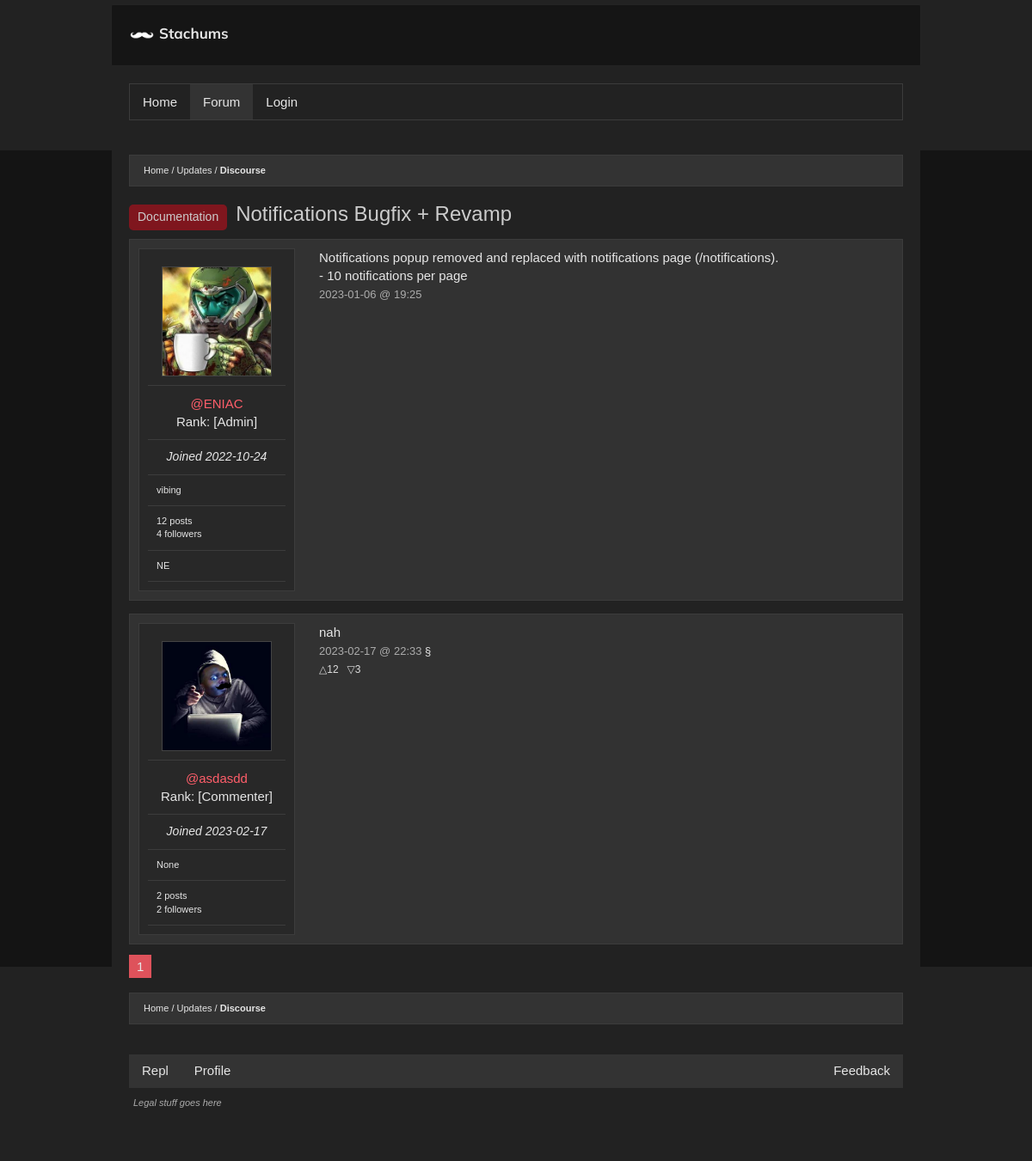
Page /thread/ae7a917602ed4bfe9fc725ea95fa6458 on the committed database.
### main.py (models this page shows, shortened)
class Subtopic(db.Model):
  id = db.Column(db.Integer, primary_key=True)
  name = db.Column(db.String(200), nullable=False)
  m_url = db.Column(db.String(60), unique=True, nullable=False)
  posts = db.relationship('Post', backref='subtopic', lazy=True)
  m_topic = db.Column(db.Integer, db.ForeignKey('topic.id'), nullable=False)
  adminTopic = db.Column(db.Boolean(), nullable=False, default=False)

class Tags(db.Model):
  id = db.Column(db.Integer, primary_key=True)
  name = db.Column(db.String(200), nullable=False)
  posts = db.relationship('Post', backref='tags', lazy=True)
  admin_only = db.Column(db.Boolean(), nullable=False, default=False)

class Post(db.Model):
  id = db.Column(db.Integer, primary_key=True)
  title = db.Column(db.String(200), nullable=False)
  content = db.Column(db.String(3000), nullable=False)
  author_id = db.Column(db.Integer, db.ForeignKey('user.id'), nullable=False)
  author = db.relationship(lambda: User,
                           uselist=False,
                           overlaps='post,user',
                           viewonly=True)
  created_on = db.Column(db.DateTime,
                         nullable=False,
                         default=datetime.utcnow,
                         index=True)
  replies = db.relationship('Comment', backref='post', lazy=True)
  msubtopic = db.Column(db.Integer,
                        db.ForeignKey('subtopic.id'),
                        nullable=False)
  sub = db.relationship(lambda: Subtopic,
                        uselist=False,
                        overlaps='post,subtopic',
                        viewonly=True)
  uuid = db.Column(db.String(40), default=tools.CreateUUID())
  mtag = db.Column(db.Integer, db.ForeignKey('tags.id'), nullable=True)
  tag = db.relationship(lambda: Tags,
                        uselist=False,
                        overlaps='post,tags',
                        viewonly=True)
  anon = db.Column(db.Boolean(), nullable=False, default=False)
  edited_time = db.Column(db.DateTime,
                         nullable=True)
  votes = db.relationship('ContentVote', backref='post', lazy=True)

class User(UserMixin, db.Model):
  id = db.Column(db.Integer, primary_key=True)
  username = db.Column(db.String(80), nullable=False, unique=True)
  description = db.Column(db.String(500), nullable=True)
  email = db.Column(db.String(60), nullable=True, unique=True)
  password = db.Column(db.String(600), nullable=False)
  confirmed = db.Column(db.Boolean(), nullable=False, default=False)
  registered_on = db.Column(db.DateTime,
                            nullable=False,
                            default=datetime.utcnow)
  profile_pic = db.Column(db.String(), default="default.png")
  role = db.Column(db.String(150), default="Commenter")
  admin = db.Column(db.Boolean(), nullable=False, default=False)
  posts = db.relationship('Post', backref='user', lazy=True)
  comments = db.relationship('Comment', backref='user', lazy=True)
  elo = db.Column(db.Integer, default=500)
  following = db.relationship('User',
                              secondary=followers,
                              backref=db.backref('followers', lazy='dynamic'),
                              primaryjoin=(followers.c.follower_id == id),
                              secondaryjoin=(followers.c.followed_id == id),
                              lazy='dynamic')
  notifications = db.relationship('Notification', backref='user', lazy=True)
  liked = db.relationship(
    'ContentVote',
    foreign_keys='ContentVote.user_id',
    backref='user', lazy='dynamic')

class Comment(db.Model):
  id = db.Column(db.Integer, primary_key=True)
  content = db.Column(db.String(3000), nullable=False)
  author_id = db.Column(db.Integer, db.ForeignKey('user.id'), nullable=False)
  author = db.relationship(lambda: User,
                           uselist=False,
                           overlaps='comment,user',
                           viewonly=True)
  reply_to_id = db.Column(db.Integer, db.ForeignKey('post.id'), nullable=False)
  created_on = db.Column(db.DateTime,
                         nullable=False,
                         index=True,
                         default=datetime.utcnow)

### main.py (the view, shortened to what this page needs)
@app.route('/thread/<id>', methods=['GET', 'POST'])
def thread(id):
  post = Post.query.filter_by(uuid=id).first_or_404()
  comment_form = CommentForm()
  modify_form = ModifyPostForm()
  follow_form = FollowForm()
  edit_form = EditPostForm()
  delete_comment_form = DeleteCommentForm()
  vote_form = LikeForm()
  page = request.args.get('page', 1, type=int)
  replies = Comment.query.filter_by(reply_to_id=post.id).paginate(
    page=page, per_page=5, error_out=True)
  return render_template("thread.html",
                         post=post,
                         comment_form=comment_form,
                         replies=replies,
                         modify_form=modify_form,
                         follow_form=follow_form,
                         edit_form=edit_form,
                         dcf=delete_comment_form,
                         vote_form=vote_form)

### templates/thread.html (shortened to what this page needs)
{% extends 'base.html' %}
{% set active_page = 'forum' %}
{% block main %}
  <ul class="bread">
    <li><a href="{{ url_for('mserve') }}">Home</a></li>
    <li><a href="{{ url_for('topic', murl=post.sub.m_url) }}">{{ post.sub.name }}</a></li>
    <li><a href="{{ url_for('thread', id=post.uuid) }}" class="bold">Discourse</a></li>
  </ul>
  <div class="title"><h1><div class="badge">{{ post.tag.name }}</div>{{ post.title }}</h1></div>
  {% if not post.anon %}
  <div class="postData clearfix">
    <div class="userInfo">
    <div class="sep"><img class="profilePicture" src="{{ url_for('static', filename='imgs/user/'+post.author.profile_pic) }}" alt="Profile Picture"></div>
    <div class="sep"><p class="name"><a class="red nostyle" href="{{ url_for('profile', username=post.author.username) }}">@{{ post.author.username }}</a></p><p class="rank">Rank: [{{ post.author.role }}]</p></div>
    <div class="sep date"><time>Joined {{ post.author.registered_on.strftime('%Y-%m-%d') }}</time></div>
    <div class="sep"><p class="description">{{ post.author.description }}</p></div>
    <div class="sep"><p class="description">{{ post.author.posts|length + post.author.comments|length }} posts</p><p class="description">{{ post.author.followers.all()|length }} followers</p></div>
    <div class="sep"><p class="description">{% if post.edited_time %}Edited <time>{{ post.edited_time.strftime('%Y-%m-%d') }}</time>{% else %}NE{% endif %}</p></div>
    </div>
    <div class="message uutoggle"><article>{% filter markdown %}{{ post.content|safe }}{% endfilter %}</article>
    <time class="ptime">{{ post.created_on.strftime('%Y-%m-%d @ %H:%M') }}</time>
    </div>
  </div>
  {% endif %}
  {% for reply in replies %}
  <div id="reply_{{
reply.id }}" class="postData clearfix">
    <div class="userInfo">
      <div class="sep"><img class="profilePicture" src="{{ url_for('static', filename='imgs/user/'+reply.author.profile_pic) }}" loading="lazy" alt="Profile Picture"></div>
    <div class="sep"><p class="name"><a class="red nostyle" href="{{ url_for('profile', username=reply.author.username) }}">@{{ reply.author.username }}</a></p><p class="rank">Rank: [{{ reply.author.role }}]</p></div>
    <div class="sep date">Joined <time>{{ reply.author.registered_on.strftime('%Y-%m-%d') }}</time></div>
    <div class="sep"><p class="description">{{ reply.author.description }}</p></div>
    <div class="sep"><p class="description">{{ reply.author.posts|length + reply.author.comments|length }} posts</p><p class="description">{{ reply.author.followers.all()|length }} followers</p></div>
    </div>
    <div class="message">
      <article>{% filter markdown %}{{ reply.content|safe }}{% endfilter %}</article>
      <time class="ptime">{{ reply.created_on.strftime('%Y-%m-%d @ %H:%M') }} <a class="selector" href="#reply_{{ reply.id }}">§</a></time>
      <div class="vote"><span><a href="#▲">△</a>12</span><span><a href="#▼">▽</a>3</span></div>
    </div>
  </div>
  {% endfor %}
  <div class="pages">
    <a href="#" class="activePage">{{ request.args.get('page', 1) }}</a>
  </div>
  <ul class="bread">
    <li><a href="{{ url_for('mserve') }}">Home</a></li>
    <li><a href="{{ url_for('topic', murl=post.sub.m_url) }}">{{ post.sub.name }}</a></li>
    <li><a href="{{ url_for('thread', id=post.uuid) }}" class="bold">Discourse</a></li>
  </ul>
</div>
{% endblock %}

### templates/base.html (shortened to what this page needs)
<!DOCTYPE html>
<html xmlns="http://www.w3.org/1999/xhtml" lang="en" xml:lang="en">
<head>
  <link href="{{ url_for('static', filename='style.css') }}" rel="preconnect stylesheet" type="text/css" />
</head>
<body>
<div id="header">
  <div class="navbar pagesize noselect"><a class="nostyle" href="{{ url_for('index') }}"><img class="stache" src="{{ url_for('static', filename='imgs/stache.png') }}" alt="" aria-hidden='true'><span id="namebar">{{ settings['website']['name'] }}</span></a></div>
  <nav class="pagesize">
    <ul class="btncontainer clearfix">
      <a class="{{'active' if active_page == 'home' }}" href="/">Home</a>
      <a class="{{'active' if active_page == 'forum' }}" href="{{ url_for('mserve') }}">Forum</a>
      {% if current_user.is_authenticated %}
      <a class="{{'active' if active_page == 'profile' }}" href="{{ url_for('profile', username=current_user.username) }}">Profile</a>
      <a class="rightfloat" href="{{ url_for('logout') }}">Logout</a>
      <div class="notifications rightfloat">
        {% set notis = GetNotifications(current_user) %}
        <a class="nopadd" href="{{ url_for('notifications') }}"><summary data-nots='{{ notis.all()|length }}' {% if (notis.all()|length) > 0 %}class='enabled'{% endif %}>N</summary></a>
      </div>{% else %}
      <a class="{{'active' if active_page == 'login' }}" href="{{ url_for('login') }}">Login</a>
      {% endif %}
    </ul>
  </nav>
</div>
<div class="content pagesize">
<main>{% block main %}{% endblock %}</main>
<footer class="bottom">
    <div class="pagesize">
        <div class="socials">
        <ul class="clearfix">
            <a class="left" href="{{ settings['base']['source link'] }}">Repl</a>
            {% if current_user.is_authenticated %}
            <a class="left" href="{{ url_for('profile', username=current_user.username) }}">Profile</a>
            {% else %}
            <a href="{{ url_for('profile', username='ENIAC') }}" class="left">Profile</a>
            {% endif %}
            <a href="{{url_for('topic', murl='feedback' )}}" class="right">Feedback</a>
        </ul>
        </div>
        <div class="legal"><a href="{{ url_for('legal') }}">Legal stuff goes here</a> {% if current_user.is_authenticated %}<a href="{{ url_for('settings') }}">Logged in as: {{ current_user.username }}</a>{% endif %}</div>
    </div>
</footer>
</body>
</html>

### rows in the picture
Subtopic: sub.name "Updates"
Tags: tag.name "Documentation"
Post: title "Notifications Bugfix + Revamp", content "Notifications popup removed and replaced with notifications page (/notifications). - 10 notifications per page", created_on "2023-01-06 @ 19:25"
User: profile_pic (picture), author.username "ENIAC", author.role "Admin", author.registered_on "2022-10-24", author.description "vibing"
Comment: profile_pic (placeholder picture), author.username "asdasdd", author.role "Commenter", author.registered_on "2023-02-17", author.description "None", author.posts|length "2", author.followers.all|length "2", content "nah", created_on "2023-02-17 @ 22:33"

### other values in the picture
{{ settings['website']['name'] }} "Stachums"
{{ post.author.posts|length + post.author.comments|length }} "12"
{{ post.author.followers.all()|length }} "4"
{{ request.args.get('page', 1) }} "1"
